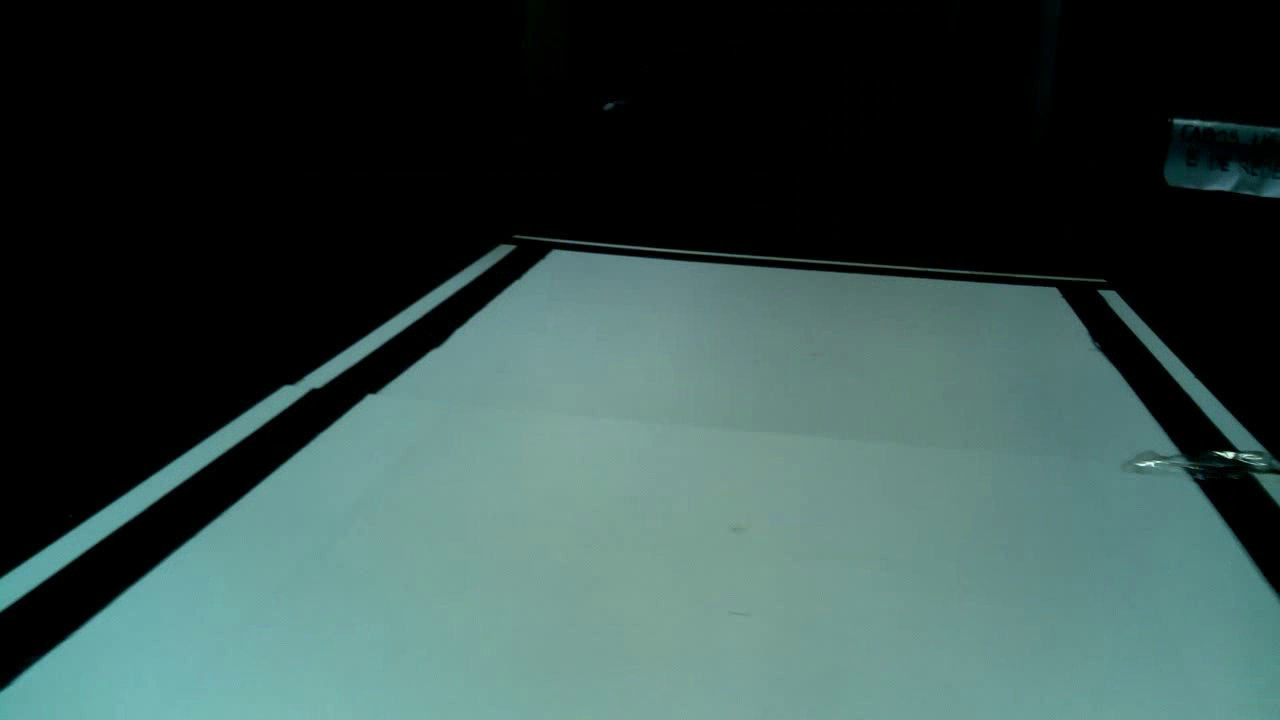
#> input picture frame 14 of 2021/corrida4fps2.avi, 1280 x 720 px, given in place of teste2.mp4, which was not available
$ python visao.py
#> lines starting #> are read from the running program, lines starting #| are printed output that depends on the picture; after the words box and inside, x2 and y2 are one past the last pixel; in counts of white or black regions, pixels touching at a corner belong together; long printed decimals are rounded; pictures that were not available may be replaced by others from this repository, and a replacement may not be noted
import math

import cv2
import numpy as np

img = cv2.imread('teste.png')

#Identifica as bordas
def canny(image):
    gray = cv2.cvtColor(image, cv2.COLOR_RGB2GRAY)
    blur = cv2.GaussianBlur(gray, (5,5), 0)
    canny = cv2.Canny(blur, 200,400)
    return canny

def steering_correction(central_line):
    delta = 90-abs(math.atan(central_line[0])*(180/np.pi))
    if central_line[0] < 0:
        print("Turn", delta, "degrees left" )
    else:
        print("Turn", delta, "degrees right")

def show_img(image, central_line):
    cv2.imshow("teste", image)
    steering_correction(central_line)

def region_of_interest(edges):
    height, width = edges.shape
    poly = np.array([[(0,height), (0,height*(1/2)), (width, height*(1/2)), (width, height)]], np.int32)
    mask = np.zeros_like(edges)
    cv2.fillPoly(mask, poly, 255)
    cropped_edges = cv2.bitwise_and(mask, edges)
    return cropped_edges

def find_lines(cropped):
    rho = 1
    angle = np.pi/180
    min_threshold = 50
    line_segments = cv2.HoughLinesP(
        cropped,
        rho,
        angle,
        min_threshold,
        np.array([]),
        minLineLength=8,
        maxLineGap=4
    )

    return line_segments

def make_coordinates(image, lines):
    if lines.shape[0] == 0:
        return
    slope, intercept = lines
    y1 = image.shape[0]
    y2 = int(y1*(1/2))
    x1 = int((y1-intercept)/slope)
    x2 = int((y2-intercept)/slope)
    return [x1,y1,x2,y2]

def average_slope_intercept(image, lines):

    left_lines = []
    right_lines = []

    if lines is None:
        print("The robot cannot recognize anything!")
        return None

    for i in range(lines.shape[0]):
        x1,y1,x2,y2 = lines[i][0]
        fit = np.polyfit((x1,x2),(y1,y2), 1)
        if fit[0]>0:
            right_lines.append(fit)
        else:
            left_lines.append(fit)

    if len(left_lines)>0:
        left_average = np.average(left_lines, axis = 0)
    else:
        left_average = np.array([])
    if len(right_lines)>0:
        right_average = np.average(right_lines, axis = 0)
    else:
        right_average = np.array([])
    return [make_coordinates(image, left_average), make_coordinates(image, right_average)]

def make_central_line(image, lines):
    if lines[0] is None:
        middle_line = lines[1]
        x1,y1,x2,y2 = middle_line
        fit = np.polyfit((x1,x2),(y1,y2), 1)
        return [make_coordinates(image,fit), fit]
    if lines[1] is None:
        middle_line = lines[0]
        x1,y1,x2,y2 = middle_line
        fit = np.polyfit((x1,x2),(y1,y2), 1)
        return [make_coordinates(image,fit), fit]

    middle_line = np.average(lines, axis = 0)
    x1,y1,x2,y2 = middle_line
    fit = np.polyfit((x1,x2),(y1,y2), 1)
    return [make_coordinates(image,fit), fit]

def display_lines(image, lines, central_line):
    line_image = np.zeros_like(image)
    for line in lines:
        if line is not None:
            x1,y1,x2,y2 = line
            cv2.line(line_image, (x1,y1),(x2,y2),(0,0,255),5)
    x1,y1,x2,y2 = central_line
    cv2.line(line_image, (x1,y1),(x2,y2),(255,0,0),5)
    return line_image

def image_vision(img):
    ret, image = img.read()
    edges = canny(image)
    cropped_edges = region_of_interest(edges)
    lines = average_slope_intercept(image, find_lines(cropped_edges))
    if lines is not None:
        central_line = make_central_line(image, lines)
        line_image = display_lines(image, lines, central_line[0])
        combo_image = cv2.addWeighted(line_image, 0.8, image, 1, 1)
        show_img(combo_image, central_line[1])

def video_vision():
    image = cv2.VideoCapture('teste2.mp4')
    while image.isOpened():
        image_vision(image)
#> in image_vision, image is the input picture: shape (720, 1280, 3); mean B, G, R 70.5, 73.5, 52.2
#> in canny, `gray = cv2.cvtColor(image, cv2.COLOR_RGB2GRAY)`:
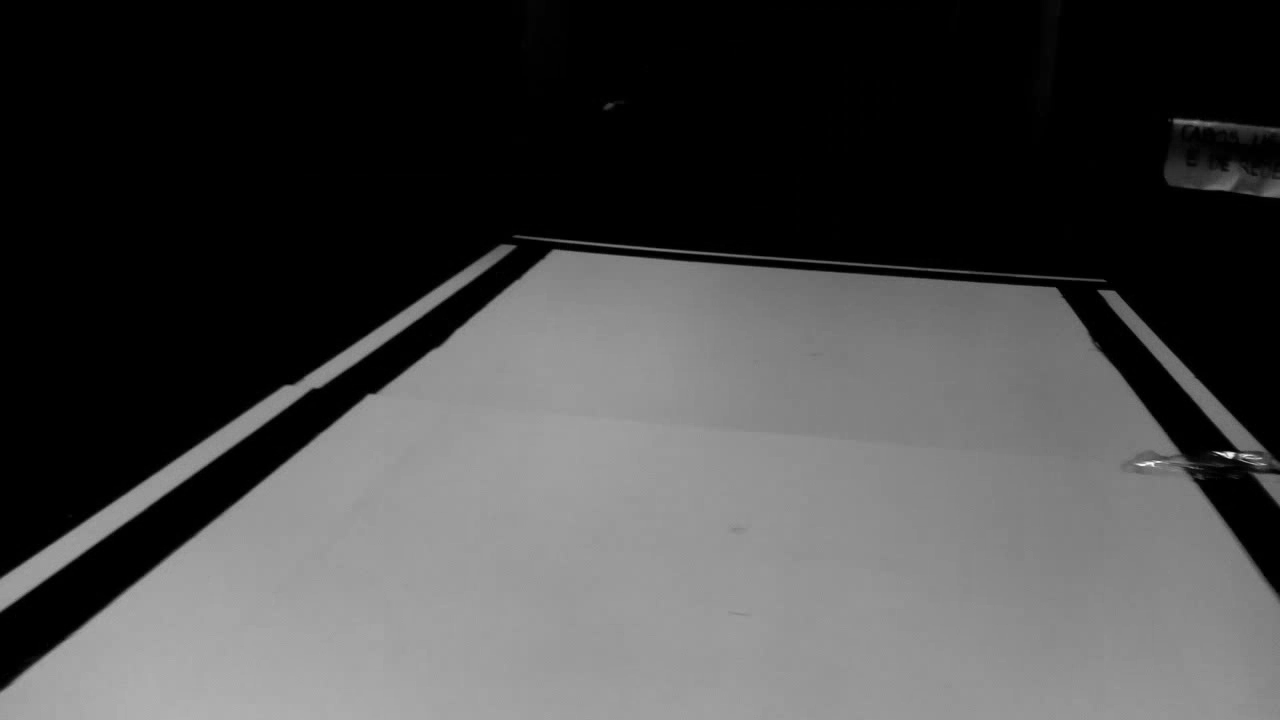
#> gray: shape (720, 1280); min 0, max 250, mean 70.2
#> in canny, `canny = cv2.Canny(blur, 200,400)`:
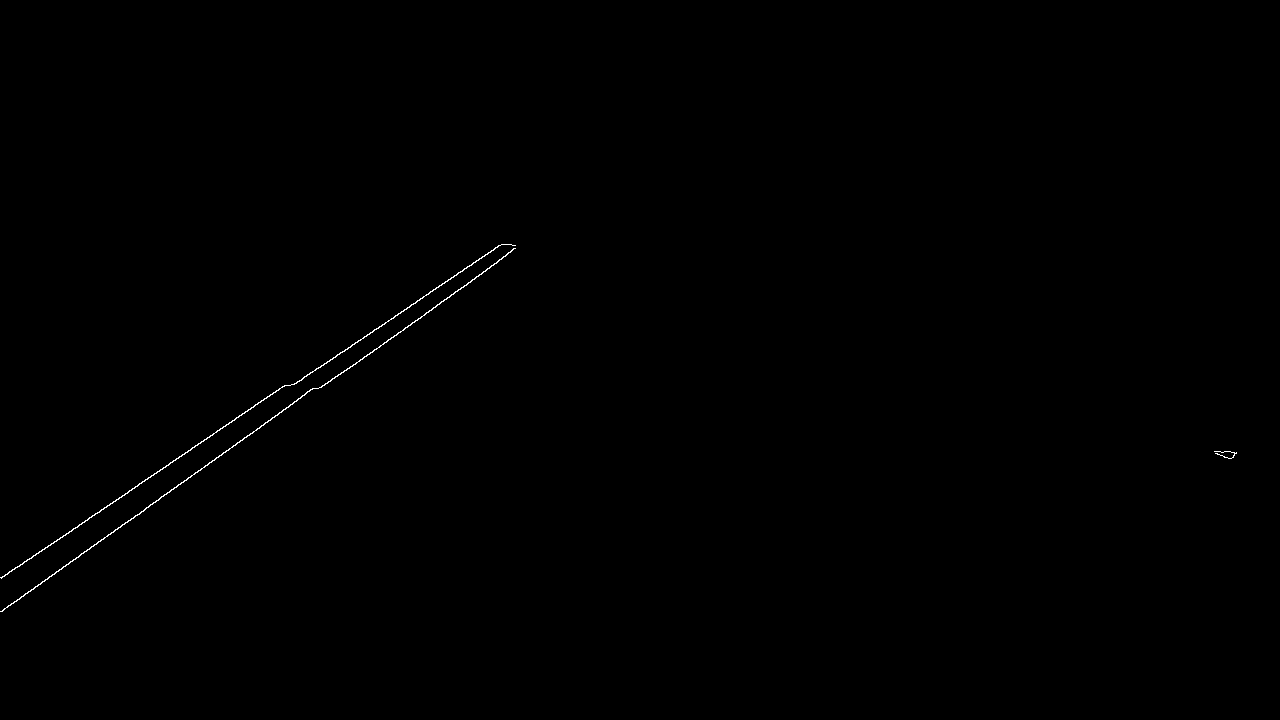
#> canny: shape (720, 1280); 0.19% white in thin lines or dots, all inside (x1, y1, x2, y2) = (0, 244, 1237, 612)
#> in region_of_interest, `cv2.fillPoly(mask, poly, 255)`:
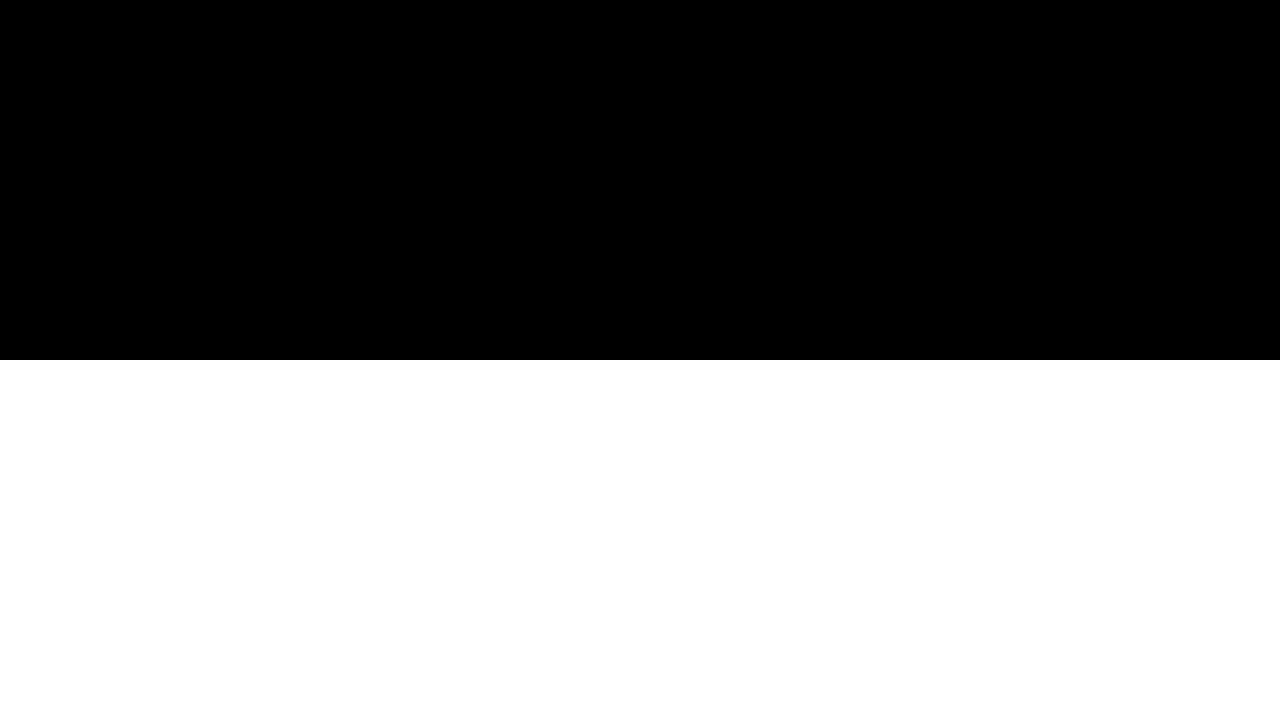
#> mask: shape (720, 1280); 50% white; 1 white region, box (x1, y1, x2, y2) and area: (0, 360, 1280, 720) 460800
#> in region_of_interest, `cropped_edges = cv2.bitwise_and(mask, edges)`: cropped_edges: shape (720, 1280); 0.13% white in thin lines or dots, all inside (x1, y1, x2, y2) = (0, 360, 1237, 612)
#> in find_lines, `line_segments = cv2.HoughLinesP( cropped, rho, angle, min_threshold, n..`: line_segments = [[1, 577, 286, 385], [21, 596, 214, 460], [0, 611, 144, 510], [146, 507, 292, 404], [170, 462, 284, 385], [1, 578, 168, 465], [317, 388, 360, 360], [257, 428, 314, 388]]
#> in average_slope_intercept, `left_lines = []`: left_lines = []
#> the loop in average_slope_intercept, `for i in range(lines.shape[0]):` made 8 passes
#> (x1, y1, x2, y2, fit) on passes 1 to 8: (1, 577, 286, 385, [-0.674, 577.7]), (21, 596, 214, 460, [-0.705, 610.8]), (0, 611, 144, 510, [-0.701, 611]), (146, 507, 292, 404, [-0.705, 610]), (170, 462, 284, 385, [-0.675, 576.8]), (1, 578, 168, 465, [-0.677, 578.7]), (317, 388, 360, 360, [-0.651, 594.4]), (257, 428, 314, 388, [-0.702, 608.4])
#> after the loop in average_slope_intercept, `for i in range(lines.shape[0]):`: left_lines = [[-0.674, 577.7], [-0.705, 610.8], [-0.701, 611], [-0.705, 610], [-0.675, 576.8], [-0.677, 578.7], [-0.651, 594.4], [-0.702, 608.4]]; right_lines = []
#> in average_slope_intercept, `left_average = np.average(left_lines, axis = 0)`: left_average = [-0.686, 596]
#> in make_coordinates, `slope, intercept = lines`: slope = -0.686; intercept = 596
#> in make_coordinates, `x1 = int((y1-intercept)/slope)`: x1 = -180
#> in make_coordinates, `x2 = int((y2-intercept)/slope)`: x2 = 343
#> in image_vision, `lines = average_slope_intercept(image, find_lines(cropped_edges))`: lines = 2 items
#> in make_central_line, `middle_line = lines[0]`: middle_line = [-180, 720, 343, 360]
#> in make_central_line, `x1,y1,x2,y2 = middle_line`: x1 = -180; y1 = 720; x2 = 343; y2 = 360
#> in make_central_line, `fit = np.polyfit((x1,x2),(y1,y2), 1)`: fit = [-0.688, 596.1]
#> in image_vision, `central_line = make_central_line(image, lines)`: central_line = [[-180, 720, 342, 360], [-0.688, 596.1]]
#> the loop in display_lines, `for line in lines:` made 2 passes
#> line on pass 2: None
#> in display_lines, `cv2.line(line_image, (x1,y1),(x2,y2),(255,0,0),5)`:
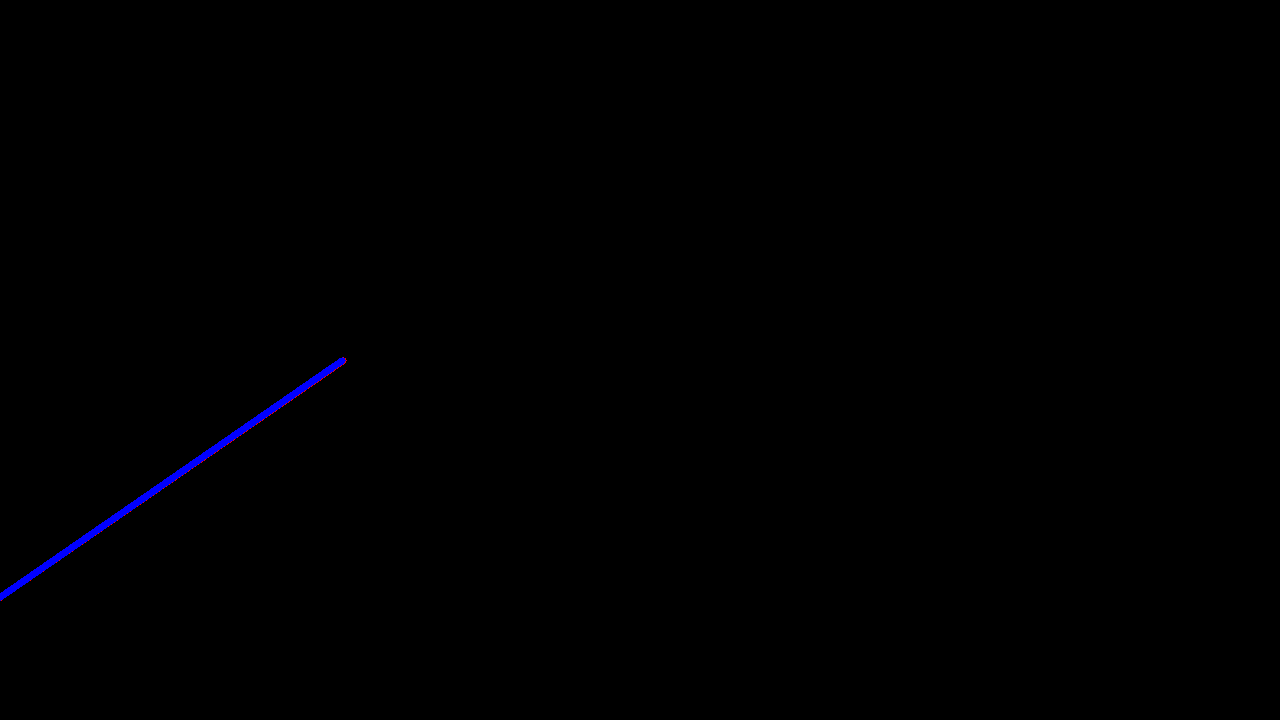
#> line_image: shape (720, 1280, 3); mean of channels 0, 1, 2 0.8, 0, 0; drawn as B, G, R
#> in steering_correction, `delta = 90-abs(math.atan(central_line[0])*(180/np.pi))`: delta = 55.46
#| Turn 55.459 degrees left
        if cv2.waitKey(25) & 0xFF == ord('q'):
#> (key q is pressed here)
            cv2.destroyAllWindows()
            break

video_vision()

$ run again, starting later in the video
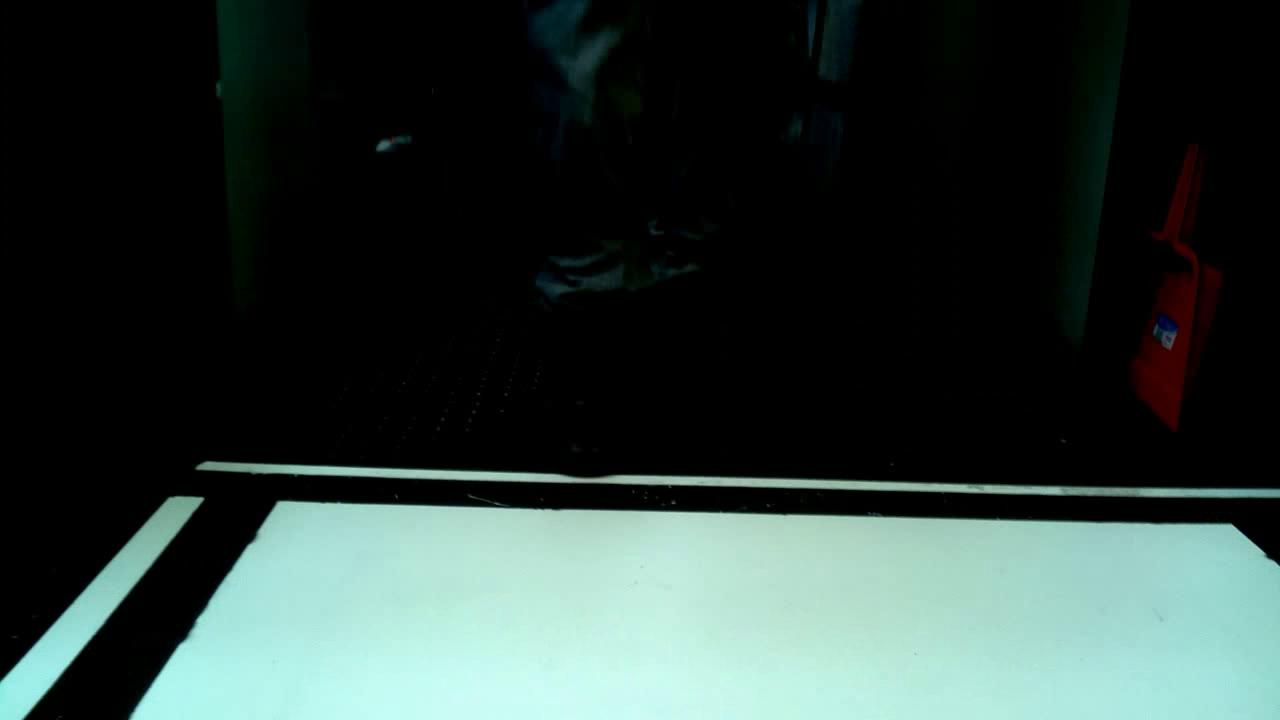
#> input picture frame 112 of 2021/corrida4fps2.avi, 1280 x 720 px, given in place of teste2.mp4, which was not available
#> in image_vision, image is the input picture: shape (720, 1280, 3); mean B, G, R 56.8, 60.4, 46.4
#> in canny, `canny = cv2.Canny(blur, 200,400)`:
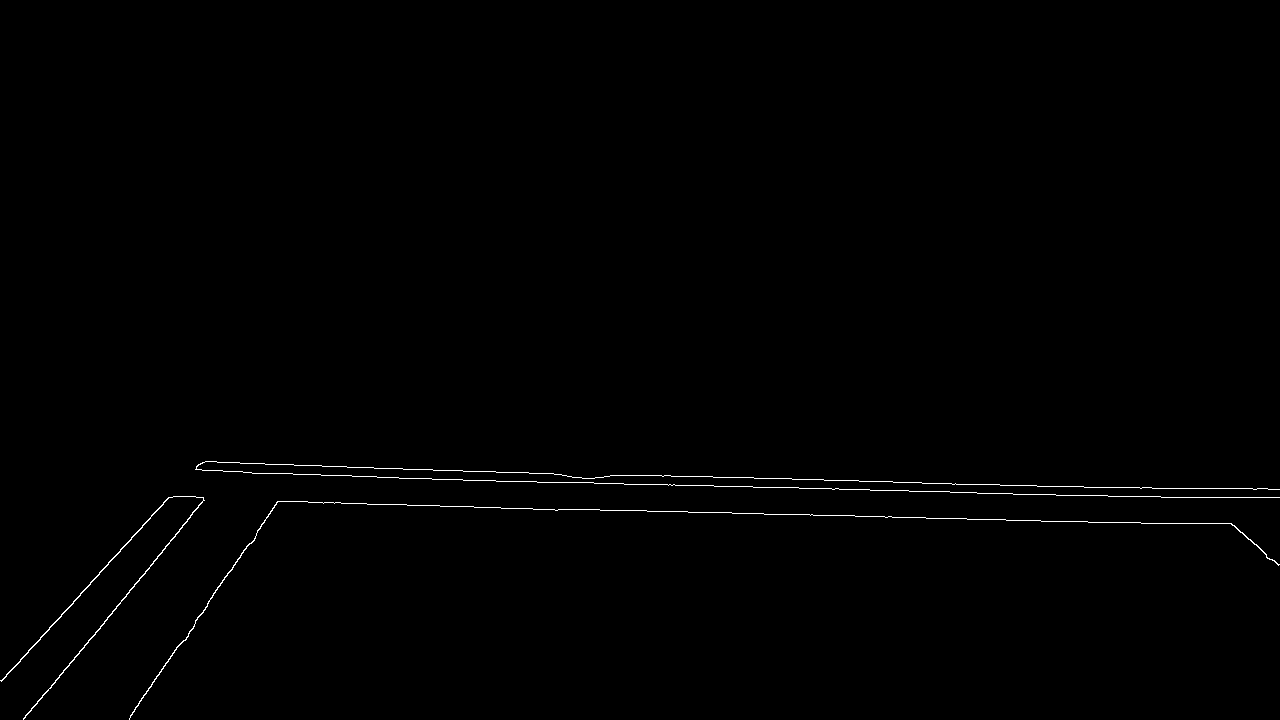
#> canny: shape (720, 1280); 0.47% white in thin lines or dots, all inside (x1, y1, x2, y2) = (0, 461, 1280, 720)
#> mask: shape (720, 1280); 50% white; 1 white region, box (x1, y1, x2, y2) and area: (0, 360, 1280, 720) 460800
#> line_segments = 57 rows, first 6: [414, 469, 432, 469], [433, 470, 486, 471], [262, 473, 346, 475], [1158, 488, 1214, 488], [977, 493, 1055, 494], [507, 508, 563, 509]
#> in average_slope_intercept, `left_lines = []`: left_lines = []
#> the loop in average_slope_intercept, `for i in range(lines.shape[0]):` made 57 passes
#> (x1, y1, x2, y2, fit) on passes 1 to 8: (414, 469, 432, 469, [-5.4e-15, 469]), (433, 470, 486, 471, [0.0189, 461.8]), (262, 473, 346, 475, [0.0238, 466.8]), (1158, 488, 1214, 488, [-8.18e-16, 488]), (977, 493, 1055, 494, [0.0128, 480.5]), (507, 508, 563, 509, [0.0179, 498.9]), (713, 477, 791, 478, [0.0128, 467.9]), (1186, 523, 1231, 523, [1.17e-15, 523])
#> after the loop in average_slope_intercept, `for i in range(lines.shape[0]):`: left_lines = 25 pairs, first value -1.6 to -9.4e-17, second value 469 to 944.6; right_lines = 32 pairs, first value 2.34e-17 to 0.909, second value -596 to 523
#> left_average = [-0.528, 615.1]
#> right_average = [0.0393, 452.7]
#> slope = -0.528; intercept = 615.1
#> in make_coordinates, `x1 = int((y1-intercept)/slope)`: x1 = -198
#> in make_coordinates, `x2 = int((y2-intercept)/slope)`: x2 = 482
#> lines = [[-198, 720, 482, 360], [6798, 720, -2356, 360]]
#> middle_line = [3300, 720, -937, 360]
#> in make_central_line, `x1,y1,x2,y2 = middle_line`: x1 = 3300; y1 = 720; x2 = -937; y2 = 360
#> in make_central_line, `fit = np.polyfit((x1,x2),(y1,y2), 1)`: fit = [0.085, 439.6]
#> central_line = [[3300, 720, -937, 360], [0.085, 439.6]]
#> the loop in display_lines, `for line in lines:` made 2 passes
#> in image_vision, `combo_image = cv2.addWeighted(line_image, 0.8, image, 1, 1)`:
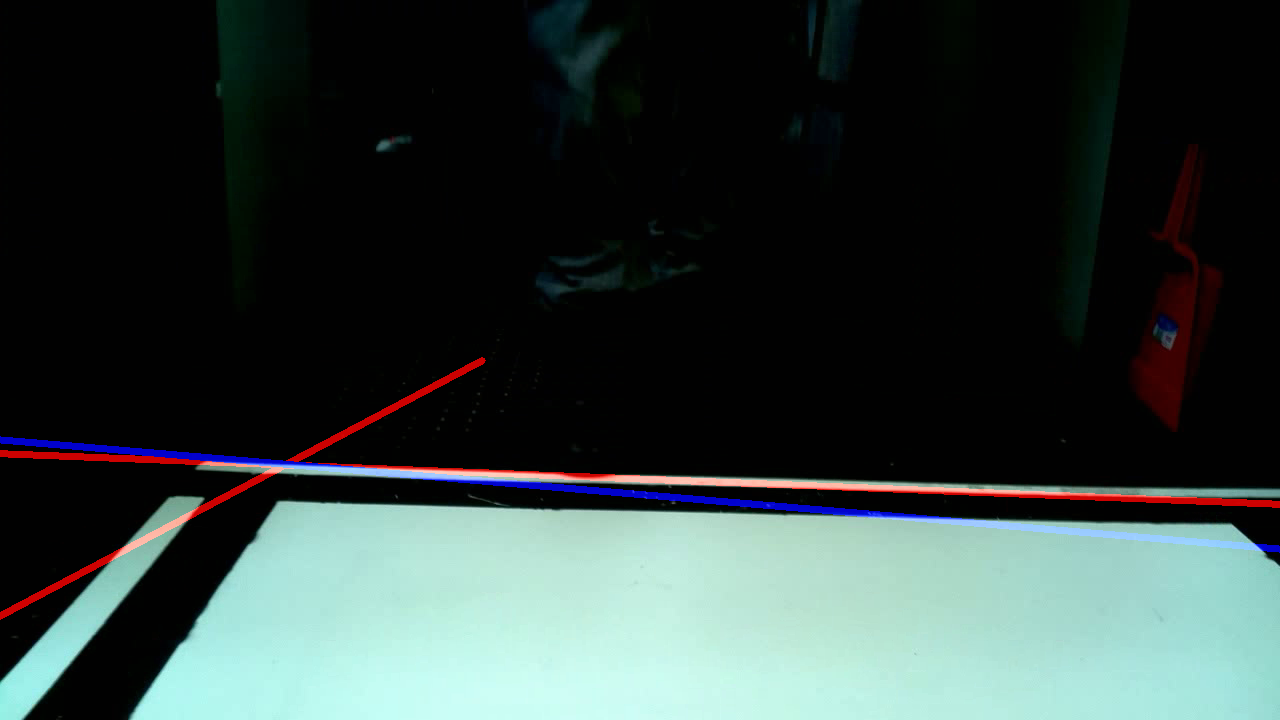
#> combo_image: shape (720, 1280, 3); mean of channels 0, 1, 2 59.2, 61.4, 49.5; drawn as B, G, R
#> delta = 85.14
#| Turn 85.143 degrees right
